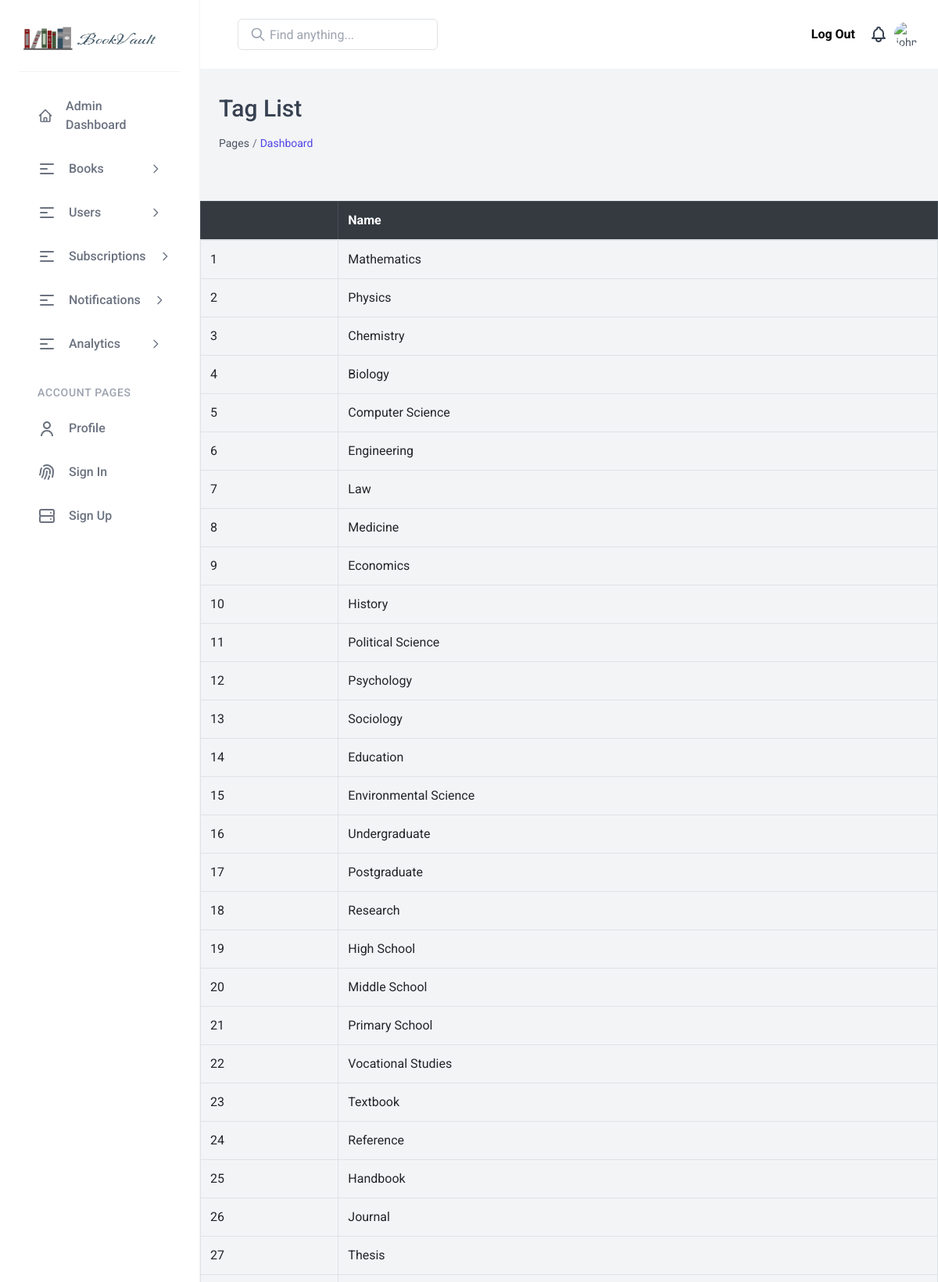
The app's page /book/tagadmin_list/ (upper part) with its own data.
### book/models.py (models this page shows, shortened)
class Tag(models.Model):
    name = models.CharField(max_length=100, unique=True)
    status=models.BooleanField(default=False)

### book/views.py (the view)
# urls.py: path('tagadmin_list/', views.tagadmin_list, name='tagadmin_list'),
def tagadmin_list(request):
    tags = Tag.objects.all()
    return render(request, 'admindashboard/tagadmin_list.html', {'tags': tags})

### templates/admindashboard/tagadmin_list.html (shortened to what this page needs)
{% extends "admindashboard/adminbaseindex.html" %}
{% block content %}
                        <h1 class="text-2xl font-medium text-gray-700 sm:text-3xl">   Tag List
</h1>
                        <div class="hidden mt-3 overflow-y-auto text-sm lg:items-center lg:flex whitespace-nowrap">
                            <a href="index.html#" class="text-gray-600 hover:underline">
                                Pages
                            </a>
                            <span class="mx-1 text-gray-500"> /
                            </span>
                            <a href="{% url 'admindashboard' %}" class="text-indigo-600 hover:underline">
                                    Dashboard
                            </a>
                        </div>
                    </div>
                </div>
                    <div class="mt-6">
<div class="flex flex-col mt-8">
    <div class="overflow-x-auto">
        <div class="inline-block min-w-full align-middle">
            <div class="overflow-hidden">
                <link rel="stylesheet" href="https://stackpath.bootstrapcdn.com/bootstrap/4.5.2/css/bootstrap.min.css">
                <link rel="stylesheet" href="https://stackpath.bootstrapcdn.com/bootstrap/4.5.2/css/bootstrap.min.css">
                        <table class="table table-bordered">
                            <thead class="table-dark">
                                <tr>
                                    <th></th>
                                    <th>Name</th>
                                </tr>
                            </thead>
                            <tbody>
                                {% for tag in tags %}
                                    <tr>
                                        <td>{{ forloop.counter }}</td>
                                        <td>{{ tag.name }}</td>
                                    </tr>
                                {% empty %}
                                    <tr>
                                        <td colspan="3" class="text-center">No tags found.</td>
                                    </tr>
                                {% endfor %}
                            </tbody>
                        </table>
            </div>
        </div>
    </div>
</div>
{% endblock %}

### records on screen
Tag: name "Mathematics"
Tag: name "Physics"
Tag: name "Chemistry"
Tag: name "Biology"
Tag: name "Computer Science"
Tag: name "Engineering"
Tag: name "Law"
Tag: name "Medicine"
Tag: name "Economics"
Tag: name "History"
Tag: name "Political Science"
Tag: name "Psychology"
Tag: name "Sociology"
Tag: name "Education"
Tag: name "Environmental Science"
Tag: name "Undergraduate"
Tag: name "Postgraduate"
Tag: name "Research"
Tag: name "High School"
Tag: name "Middle School"
Tag: name "Primary School"
Tag: name "Vocational Studies"
Tag: name "Textbook"
Tag: name "Reference"
Tag: name "Handbook"
Tag: name "Journal"
Tag: name "Thesis"
